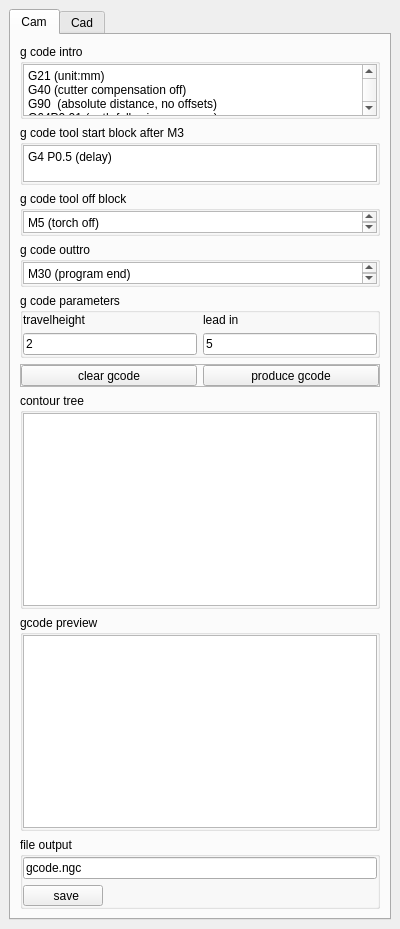
  <widget class="QDockWidget" name="dockWidget">
   <property name="sizePolicy">
    <sizepolicy hsizetype="Preferred" vsizetype="Preferred">
     <horstretch>0</horstretch>
     <verstretch>0</verstretch>
    </sizepolicy>
   </property>
   <property name="minimumSize">
    <size>
     <width>400</width>
     <height>752</height>
    </size>
   </property>
   <property name="maximumSize">
    <size>
     <width>400</width>
     <height>524287</height>
    </size>
   </property>
   <attribute name="dockWidgetArea">
    <number>2</number>
   </attribute>
   <widget class="QWidget" name="dockWidgetContents">
    <layout class="QGridLayout" name="gridLayout_13">
     <item row="0" column="0">
      <widget class="QTabWidget" name="tabWidget">
       <property name="sizePolicy">
        <sizepolicy hsizetype="Expanding" vsizetype="Expanding">
         <horstretch>0</horstretch>
         <verstretch>0</verstretch>
        </sizepolicy>
       </property>
       <property name="minimumSize">
        <size>
         <width>0</width>
         <height>0</height>
        </size>
       </property>
       <property name="maximumSize">
        <size>
         <width>16777215</width>
         <height>16777215</height>
        </size>
       </property>
       <property name="currentIndex">
        <number>0</number>
       </property>
       <widget class="QWidget" name="tab">
        <attribute name="title">
         <string>Cam</string>
        </attribute>
        <layout class="QGridLayout" name="gridLayout_11">
         <item row="7" column="0">
          <widget class="QGroupBox" name="groupBox_3">
           <property name="title">
            <string>gcode preview</string>
           </property>
           <layout class="QGridLayout" name="gridLayout_8">
            <property name="leftMargin">
             <number>0</number>
            </property>
            <property name="topMargin">
             <number>0</number>
            </property>
            <property name="rightMargin">
             <number>0</number>
            </property>
            <property name="bottomMargin">
             <number>0</number>
            </property>
            <item row="0" column="0">
             <widget class="QPlainTextEdit" name="plainTextEdit_gcode_preview"/>
            </item>
           </layout>
          </widget>
         </item>
         <item row="2" column="0">
          <widget class="QGroupBox" name="groupBox_5">
           <property name="maximumSize">
            <size>
             <width>16777215</width>
             <height>45</height>
            </size>
           </property>
           <property name="title">
            <string>g code tool off block</string>
           </property>
           <layout class="QGridLayout" name="gridLayout_5">
            <property name="leftMargin">
             <number>0</number>
            </property>
            <property name="topMargin">
             <number>0</number>
            </property>
            <property name="rightMargin">
             <number>0</number>
            </property>
            <property name="bottomMargin">
             <number>0</number>
            </property>
            <item row="0" column="0">
             <widget class="QPlainTextEdit" name="plainTextEdit_tool_off_block">
              <property name="focusPolicy">
               <enum>Qt::ClickFocus</enum>
              </property>
              <property name="plainText">
               <string>M5 (torch off)</string>
              </property>
             </widget>
            </item>
           </layout>
          </widget>
         </item>
         <item row="0" column="0">
          <widget class="QGroupBox" name="groupBox_6">
           <property name="maximumSize">
            <size>
             <width>16777215</width>
             <height>75</height>
            </size>
           </property>
           <property name="title">
            <string>g code intro</string>
           </property>
           <layout class="QGridLayout" name="gridLayout_12">
            <property name="leftMargin">
             <number>0</number>
            </property>
            <property name="topMargin">
             <number>0</number>
            </property>
            <property name="rightMargin">
             <number>0</number>
            </property>
            <property name="bottomMargin">
             <number>0</number>
            </property>
            <item row="0" column="0">
             <widget class="QPlainTextEdit" name="plainTextEdit_gcode_intro">
              <property name="focusPolicy">
               <enum>Qt::ClickFocus</enum>
              </property>
              <property name="plainText">
               <string>G21 (unit:mm)
G40 (cutter compensation off)
G90  (absolute distance, no offsets)
G64P0.01 (path following accuracy)
F1 (initialize feedrate)
S1 (initialize spindle speed/power)</string>
              </property>
             </widget>
            </item>
           </layout>
          </widget>
         </item>
         <item row="8" column="0">
          <widget class="QGroupBox" name="groupBox_4">
           <property name="title">
            <string>file output</string>
           </property>
           <layout class="QGridLayout" name="gridLayout_10">
            <property name="leftMargin">
             <number>0</number>
            </property>
            <property name="topMargin">
             <number>0</number>
            </property>
            <property name="rightMargin">
             <number>0</number>
            </property>
            <property name="bottomMargin">
             <number>0</number>
            </property>
            <item row="0" column="0">
             <layout class="QGridLayout" name="gridLayout_9">
              <item row="0" column="0" colspan="2">
               <widget class="QLineEdit" name="lineEdit_gcode_filename">
                <property name="sizePolicy">
                 <sizepolicy hsizetype="Expanding" vsizetype="Fixed">
                  <horstretch>0</horstretch>
                  <verstretch>0</verstretch>
                 </sizepolicy>
                </property>
                <property name="maximumSize">
                 <size>
                  <width>16777215</width>
                  <height>16777215</height>
                 </size>
                </property>
                <property name="text">
                 <string>gcode.ngc</string>
                </property>
               </widget>
              </item>
              <item row="1" column="0">
               <widget class="QToolButton" name="toolButton_save_gcode">
                <property name="minimumSize">
                 <size>
                  <width>80</width>
                  <height>0</height>
                 </size>
                </property>
                <property name="maximumSize">
                 <size>
                  <width>80</width>
                  <height>16777215</height>
                 </size>
                </property>
                <property name="text">
                 <string>  save</string>
                </property>
                <property name="icon">
                 <iconset resource="icons.qrc">
                  <normaloff>:/icons/document-save.svg</normaloff>:/icons/document-save.svg</iconset>
                </property>
                <property name="toolButtonStyle">
                 <enum>Qt::ToolButtonTextBesideIcon</enum>
                </property>
               </widget>
              </item>
              <item row="1" column="1">
               <spacer name="horizontalSpacer_6">
                <property name="orientation">
                 <enum>Qt::Horizontal</enum>
                </property>
                <property name="sizeHint" stdset="0">
                 <size>
                  <width>188</width>
                  <height>20</height>
                 </size>
                </property>
               </spacer>
              </item>
             </layout>
            </item>
           </layout>
          </widget>
         </item>
         <item row="3" column="0">
          <widget class="QGroupBox" name="groupBox_7">
           <property name="maximumSize">
            <size>
             <width>16777215</width>
             <height>45</height>
            </size>
           </property>
           <property name="title">
            <string>g code outtro</string>
           </property>
           <layout class="QGridLayout" name="gridLayout_14">
            <property name="leftMargin">
             <number>0</number>
            </property>
            <property name="topMargin">
             <number>0</number>
            </property>
            <property name="rightMargin">
             <number>0</number>
            </property>
            <property name="bottomMargin">
             <number>0</number>
            </property>
            <item row="0" column="0">
             <widget class="QPlainTextEdit" name="plainTextEdit_gcode_outtro">
              <property name="focusPolicy">
               <enum>Qt::ClickFocus</enum>
              </property>
              <property name="plainText">
               <string>M30 (program end)</string>
              </property>
             </widget>
            </item>
           </layout>
          </widget>
         </item>
         <item row="1" column="0">
          <widget class="QGroupBox" name="groupBox">
           <property name="minimumSize">
            <size>
             <width>0</width>
             <height>0</height>
            </size>
           </property>
           <property name="maximumSize">
            <size>
             <width>16777215</width>
             <height>60</height>
            </size>
           </property>
           <property name="title">
            <string>g code tool start block after M3</string>
           </property>
           <layout class="QGridLayout" name="gridLayout_3">
            <property name="leftMargin">
             <number>0</number>
            </property>
            <property name="topMargin">
             <number>0</number>
            </property>
            <property name="rightMargin">
             <number>0</number>
            </property>
            <property name="bottomMargin">
             <number>0</number>
            </property>
            <item row="0" column="0">
             <widget class="QPlainTextEdit" name="plainTextEdit_tool_start_block">
              <property name="focusPolicy">
               <enum>Qt::ClickFocus</enum>
              </property>
              <property name="plainText">
               <string>G4 P0.5 (delay)</string>
              </property>
             </widget>
            </item>
           </layout>
          </widget>
         </item>
         <item row="5" column="0">
          <widget class="QFrame" name="frame">
           <property name="frameShape">
            <enum>QFrame::StyledPanel</enum>
           </property>
           <property name="frameShadow">
            <enum>QFrame::Raised</enum>
           </property>
           <layout class="QHBoxLayout" name="horizontalLayout">
            <property name="leftMargin">
             <number>0</number>
            </property>
            <property name="topMargin">
             <number>0</number>
            </property>
            <property name="rightMargin">
             <number>0</number>
            </property>
            <property name="bottomMargin">
             <number>0</number>
            </property>
            <item>
             <widget class="QToolButton" name="toolButton_clear_gcode">
              <property name="sizePolicy">
               <sizepolicy hsizetype="Preferred" vsizetype="Preferred">
                <horstretch>0</horstretch>
                <verstretch>0</verstretch>
               </sizepolicy>
              </property>
              <property name="text">
               <string>clear gcode</string>
              </property>
              <property name="icon">
               <iconset resource="icons.qrc">
                <normaloff>:/icons/delete.svg</normaloff>:/icons/delete.svg</iconset>
              </property>
              <property name="toolButtonStyle">
               <enum>Qt::ToolButtonTextBesideIcon</enum>
              </property>
             </widget>
            </item>
            <item>
             <widget class="QToolButton" name="toolButton_produce_gcode">
              <property name="sizePolicy">
               <sizepolicy hsizetype="Preferred" vsizetype="Preferred">
                <horstretch>0</horstretch>
                <verstretch>0</verstretch>
               </sizepolicy>
              </property>
              <property name="text">
               <string>produce gcode</string>
              </property>
              <property name="icon">
               <iconset resource="icons.qrc">
                <normaloff>:/icons/ok.svg</normaloff>:/icons/ok.svg</iconset>
              </property>
              <property name="toolButtonStyle">
               <enum>Qt::ToolButtonTextBesideIcon</enum>
              </property>
             </widget>
            </item>
           </layout>
          </widget>
         </item>
         <item row="6" column="0">
          <widget class="QGroupBox" name="groupBox_2">
           <property name="title">
            <string>contour tree</string>
           </property>
           <layout class="QGridLayout" name="gridLayout_7">
            <property name="leftMargin">
             <number>0</number>
            </property>
            <property name="topMargin">
             <number>0</number>
            </property>
            <property name="rightMargin">
             <number>0</number>
            </property>
            <property name="bottomMargin">
             <number>0</number>
            </property>
            <item row="0" column="0">
             <layout class="QGridLayout" name="gridLayout_6">
              <item row="0" column="0" colspan="2">
               <widget class="QTreeWidget" name="treeWidget_cam">
                <property name="sizePolicy">
                 <sizepolicy hsizetype="Expanding" vsizetype="Expanding">
                  <horstretch>0</horstretch>
                  <verstretch>0</verstretch>
                 </sizepolicy>
                </property>
                <property name="minimumSize">
                 <size>
                  <width>0</width>
                  <height>0</height>
                 </size>
                </property>
                <property name="maximumSize">
                 <size>
                  <width>16777215</width>
                  <height>16777215</height>
                 </size>
                </property>
                <attribute name="headerVisible">
                 <bool>false</bool>
                </attribute>
                <column>
                 <property name="text">
                  <string notr="true">1</string>
                 </property>
                </column>
               </widget>
              </item>
             </layout>
            </item>
           </layout>
          </widget>
         </item>
         <item row="4" column="0">
          <widget class="QGroupBox" name="groupBox_8">
           <property name="title">
            <string>g code parameters</string>
           </property>
           <layout class="QGridLayout" name="gridLayout_15">
            <property name="leftMargin">
             <number>0</number>
            </property>
            <property name="topMargin">
             <number>0</number>
            </property>
            <property name="rightMargin">
             <number>0</number>
            </property>
            <property name="bottomMargin">
             <number>0</number>
            </property>
            <item row="1" column="1">
             <widget class="QLineEdit" name="lineEdit_lead_in">
              <property name="text">
               <string>5</string>
              </property>
             </widget>
            </item>
            <item row="1" column="0">
             <widget class="QLineEdit" name="lineEdit_travelheight">
              <property name="text">
               <string>2</string>
              </property>
             </widget>
            </item>
            <item row="0" column="0">
             <widget class="QLabel" name="label">
              <property name="text">
               <string>travelheight</string>
              </property>
             </widget>
            </item>
            <item row="0" column="1">
             <widget class="QLabel" name="label_2">
              <property name="text">
               <string>lead in</string>
              </property>
             </widget>
            </item>
           </layout>
          </widget>
         </item>
        </layout>
       </widget>
       <widget class="QWidget" name="tab_2">
        <attribute name="title">
         <string>Cad</string>
        </attribute>
       </widget>
      </widget>
     </item>
    </layout>
   </widget>
  </widget>
